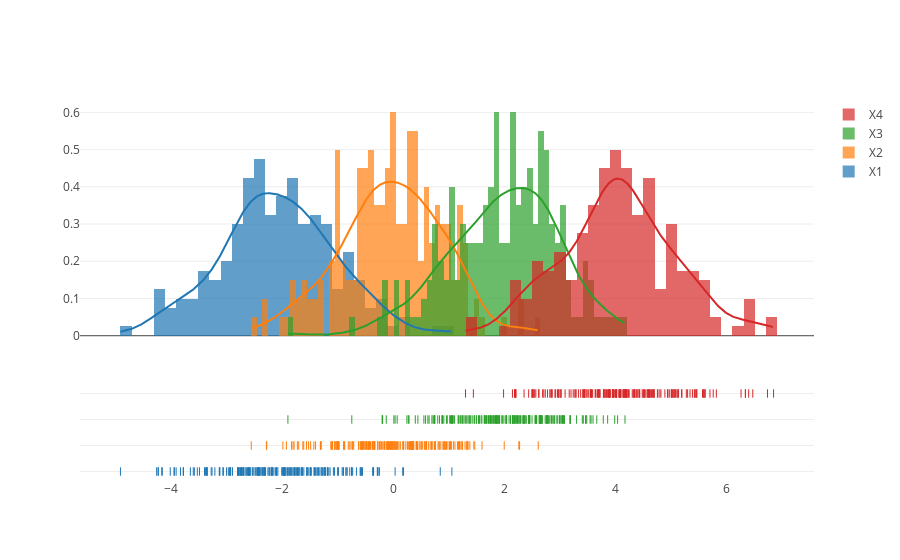

Notebook code cell kept with this figure:
### Code cell
x1 = np.random.randn(200) - 2
x2 = np.random.randn(200)
x3 = np.random.randn(200) + 2
x4 = np.random.randn(200) + 4

hist_data = [x1, x2, x3, x4]
group_labels = ['X1', 'X2', 'X3', 'X4']

plotly.offline.init_notebook_mode(connected=True)
fig = ff.create_distplot(hist_data=hist_data, group_labels=group_labels, bin_size=[.2, .1, .1, .2])
# pyo.plot(fig)
pyo.iplot(fig)

### Figure 1 — Plotly figure (JSON) as saved in the notebook; plotly's stock layout.template omitted (floating-point values rounded to 4 significant figures; data arrays with more than 128 entries replaced by an {"elided": "..."} marker saying what was removed)
{"data": [{"autobinx": false, "histnorm": "probability density", "legendgroup": "X1", "marker": {"color": "rgb(31, 119, 180)"}, "name": "X1", "opacity": 0.7, "type": "histogram", "uid": "0f831162-b8ce-4ee5-aea1-53f554f401dc", "x": {"elided": "200 float values"}, "xaxis": "x", "xbins": {"end": 1.057, "size": 0.2, "start": -4.904}, "yaxis": "y"}, {"autobinx": false, "histnorm": "probability density", "legendgroup": "X2", "marker": {"color": "rgb(255, 127, 14)"}, "name": "X2", "opacity": 0.7, "type": "histogram", "uid": "de0e3563-5585-414d-91b4-610137191832", "x": {"elided": "200 float values"}, "xaxis": "x", "xbins": {"end": 2.61, "size": 0.1, "start": -2.552}, "yaxis": "y"}, {"autobinx": false, "histnorm": "probability density", "legendgroup": "X3", "marker": {"color": "rgb(44, 160, 44)"}, "name": "X3", "opacity": 0.7, "type": "histogram", "uid": "82169c37-9067-4629-a32c-52d2c10d3a5a", "x": {"elided": "200 float values"}, "xaxis": "x", "xbins": {"end": 4.17, "size": 0.1, "start": -1.892}, "yaxis": "y"}, {"autobinx": false, "histnorm": "probability density", "legendgroup": "X4", "marker": {"color": "rgb(214, 39, 40)"}, "name": "X4", "opacity": 0.7, "type": "histogram", "uid": "8b8f2136-48d9-47b0-b3f4-abcb203118bf", "x": {"elided": "200 float values"}, "xaxis": "x", "xbins": {"end": 6.842, "size": 0.2, "start": 1.302}, "yaxis": "y"}, {"legendgroup": "X1", "marker": {"color": "rgb(31, 119, 180)"}, "mode": "lines", "name": "X1", "showlegend": false, "type": "scatter", "uid": "780b1c5e-2f0b-4392-ba19-6442ca170e18", "x": {"elided": "500 float values"}, "xaxis": "x", "y": {"elided": "500 float values"}, "yaxis": "y"}, {"legendgroup": "X2", "marker": {"color": "rgb(255, 127, 14)"}, "mode": "lines", "name": "X2", "showlegend": false, "type": "scatter", "uid": "76323250-7bd5-4144-b911-3b32d9192b67", "x": {"elided": "500 float values"}, "xaxis": "x", "y": {"elided": "500 float values"}, "yaxis": "y"}, {"legendgroup": "X3", "marker": {"color": "rgb(44, 160, 44)"}, "mode": "lines", "name": "X3", "showlegend": false, "type": "scatter", "uid": "345239a5-7f3a-4b9c-bf2f-e2fb8c8e7737", "x": {"elided": "500 float values"}, "xaxis": "x", "y": {"elided": "500 float values"}, "yaxis": "y"}, {"legendgroup": "X4", "marker": {"color": "rgb(214, 39, 40)"}, "mode": "lines", "name": "X4", "showlegend": false, "type": "scatter", "uid": "0c644011-4799-4d85-ba40-3156e6560b2f", "x": {"elided": "500 float values"}, "xaxis": "x", "y": {"elided": "500 float values"}, "yaxis": "y"}, {"legendgroup": "X1", "marker": {"color": "rgb(31, 119, 180)", "symbol": "line-ns-open"}, "mode": "markers", "name": "X1", "showlegend": false, "type": "scatter", "uid": "9e4f426d-db06-4517-b29b-740caec22592", "x": {"elided": "200 float values"}, "xaxis": "x", "y": {"elided": "200 str values"}, "yaxis": "y2"}, {"legendgroup": "X2", "marker": {"color": "rgb(255, 127, 14)", "symbol": "line-ns-open"}, "mode": "markers", "name": "X2", "showlegend": false, "type": "scatter", "uid": "78914275-8acd-408a-9578-db15cee554dc", "x": {"elided": "200 float values"}, "xaxis": "x", "y": {"elided": "200 str values"}, "yaxis": "y2"}, {"legendgroup": "X3", "marker": {"color": "rgb(44, 160, 44)", "symbol": "line-ns-open"}, "mode": "markers", "name": "X3", "showlegend": false, "type": "scatter", "uid": "f64d870f-2270-4062-9263-af6a69dedc55", "x": {"elided": "200 float values"}, "xaxis": "x", "y": {"elided": "200 str values"}, "yaxis": "y2"}, {"legendgroup": "X4", "marker": {"color": "rgb(214, 39, 40)", "symbol": "line-ns-open"}, "mode": "markers", "name": "X4", "showlegend": false, "type": "scatter", "uid": "279785ce-6ab4-467f-b982-e42beef81326", "x": {"elided": "200 float values"}, "xaxis": "x", "y": {"elided": "200 str values"}, "yaxis": "y2"}], "layout": {"barmode": "overlay", "hovermode": "closest", "legend": {"traceorder": "reversed"}, "xaxis": {"anchor": "y2", "domain": [0, 1], "zeroline": false}, "yaxis": {"anchor": "free", "domain": [0.35, 1], "position": 0}, "yaxis2": {"anchor": "x", "domain": [0, 0.25], "dtick": 1, "showticklabels": false}}}
